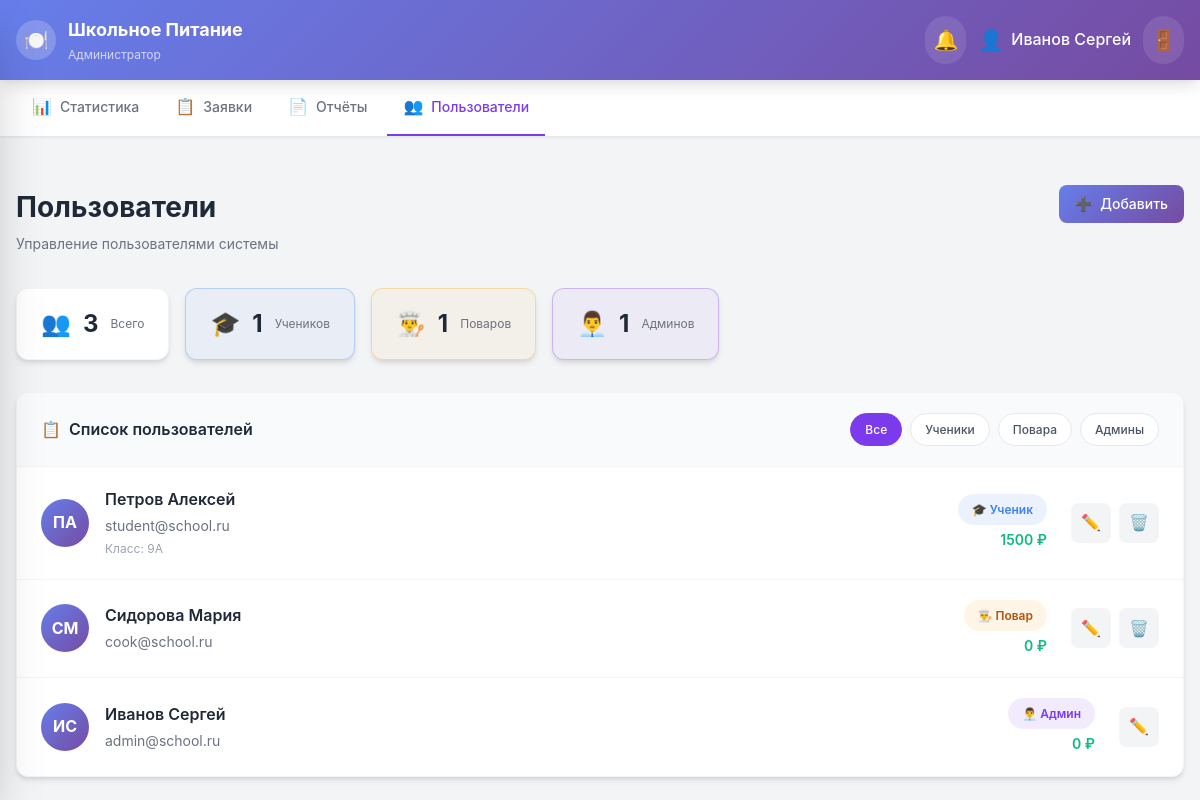
Before: /admin/users (signed in) with the older database file.
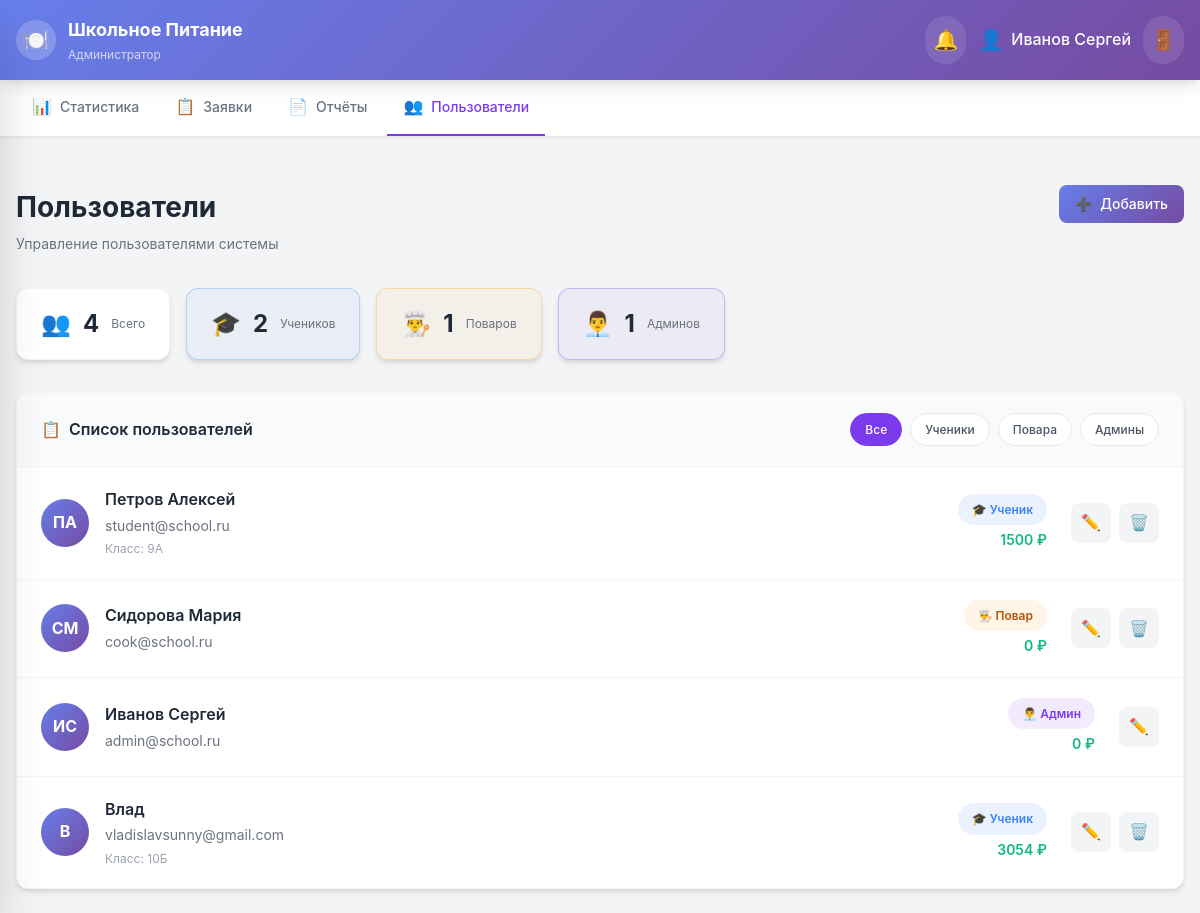
After: the same page with the newer database file.
### app.py (models this page shows)
class User(UserMixin, db.Model):
    id = db.Column(db.Integer, primary_key=True)
    email = db.Column(db.String(120), unique=True, nullable=False)
    password_hash = db.Column(db.String(256), nullable=False)
    name = db.Column(db.String(100), nullable=False)
    role = db.Column(db.String(20), nullable=False, default="student")
    student_class = db.Column(db.String(10))
    balance = db.Column(db.Float, default=0.0)
    allergies = db.Column(db.String(500), default="")
    created_at = db.Column(db.DateTime, default=datetime.utcnow)
    orders = db.relationship("Order", backref="user", lazy=True)
    reviews = db.relationship("Review", backref="user", lazy=True)
    notifications = db.relationship("Notification", backref="user", lazy=True)

### app.py (the view)
@app.route("/admin/users")
@login_required
@role_required("admin")
def admin_users():
    users = User.query.all()
    return render_template("admin/users.html", users=users)

### app.py (called while the page is built)
def role_required(*roles):
    def decorator(f):
        @wraps(f)
        def decorated_function(*args, **kwargs):
            if not current_user.is_authenticated:
                return redirect(url_for("login"))
            if current_user.role not in roles:
                flash("У вас нет доступа к этой странице", "error")
                return redirect(url_for("index"))
            return f(*args, **kwargs)
        return decorated_function
    return decorator

@login_manager.user_loader
def load_user(user_id):
    return User.query.get(int(user_id))

### templates/admin/users.html (shortened to what this page needs)
{% extends 'base.html' %}
{% block content %}
<div class="page-top-spacing">
    <div class="page-header">
        <div class="users-header">
            <div class="users-header-left">
                <h2 class="page-title">Пользователи</h2>
                <p class="users-subtitle">Управление пользователями системы</p>
            </div>
            <button onclick="openAddUserModal()" class="btn btn-primary">
                <span>➕</span> Добавить
            </button>
        </div>
    </div>
</div>
<div class="users-stats-row">
    <div class="users-stat">
        <span class="users-stat-icon">👥</span>
        <span class="users-stat-value">{{ users|length }}</span>
        <span class="users-stat-label">Всего</span>
    </div>
    <div class="users-stat users-stat-students">
        <span class="users-stat-icon">🎓</span>
        <span class="users-stat-value">{{ users|selectattr('role', 'equalto', 'student')|list|length }}</span>
        <span class="users-stat-label">Учеников</span>
    </div>
    <div class="users-stat users-stat-cooks">
        <span class="users-stat-icon">👨‍🍳</span>
        <span class="users-stat-value">{{ users|selectattr('role', 'equalto', 'cook')|list|length }}</span>
        <span class="users-stat-label">Поваров</span>
    </div>
    <div class="users-stat users-stat-admins">
        <span class="users-stat-icon">👨‍💼</span>
        <span class="users-stat-value">{{ users|selectattr('role', 'equalto', 'admin')|list|length }}</span>
        <span class="users-stat-label">Админов</span>
    </div>
</div>
<div class="users-list-container">
    <div class="users-list-header">
        <div class="users-list-title">
            <span>📋</span>
            <h3>Список пользователей</h3>
        </div>
        <div class="users-filter">
            <button class="filter-btn active" onclick="filterUsers('all')">Все</button>
            <button class="filter-btn" onclick="filterUsers('student')">Ученики</button>
            <button class="filter-btn" onclick="filterUsers('cook')">Повара</button>
            <button class="filter-btn" onclick="filterUsers('admin')">Админы</button>
        </div>
    </div>
    <div class="users-list">
        {% for user in users %}
        <div class="user-list-item" data-role="{{ user.role }}" data-user-id="{{ user.id }}">
            <div class="user-list-left">
                <div class="user-list-avatar">
                    {{ user.name.split()[0][0] }}{{ user.name.split()[-1][0] if user.name.split()|length > 1 else '' }}
                </div>
                <div class="user-list-info">
                    <span class="user-list-name">{{ user.name }}</span>
                    <span class="user-list-email">{{ user.email }}</span>
                    {% if user.student_class %}
                    <span class="user-list-class">Класс: {{ user.student_class }}</span>
                    {% endif %}
                </div>
            </div>
            <div class="user-list-right">
                <div class="user-list-meta">
                    <span class="user-role-badge role-{{ user.role }}">
                        {% if user.role == 'student' %}🎓 Ученик
                        {% elif user.role == 'cook' %}👨‍🍳 Повар
                        {% else %}👨‍💼 Админ{% endif %}
                    </span>
                    {% if user.balance is not none %}
                    <span class="user-list-balance">{{ user.balance|int }} ₽</span>
                    {% endif %}
                </div>
                <div class="user-list-actions">
                    <button class="user-action-btn user-action-edit" onclick="openEditUserModal({{ user.id }}, '{{ user.name }}', '{{ user.email }}', '{{ user.role }}', '{{ user.student_class or '' }}')" title="Редактировать">
                        ✏️
                    </button>
                    {% if user.id != current_user.id %}
                    <button class="user-action-btn user-action-delete" onclick="confirmDeleteUser({{ user.id }}, '{{ user.name }}')" title="Удалить">
                        🗑️
                    </button>
                    {% endif %}
                </div>
            </div>
        </div>
        {% endfor %}
    </div>
</div>
{% endblock %}

### templates/base.html (shortened to what this page needs)
<!DOCTYPE html>
<html lang="ru">
<head>
    <link rel="stylesheet" href="{{ url_for('static', filename='css/style.css') }}">
    <link rel="stylesheet" href="{{ url_for('static', filename='css/mobile.css') }}">
    <script src="https://cdn.jsdelivr.net/npm/@tailwindcss/browser@4"></script>
</head>
<body class="body-bg">
    {% if current_user.is_authenticated %}
    <header class="header">
        <div class="header-container">
            <div class="header-content">
                <div class="header-logo">
                    <div class="header-logo-icon">🍽️</div>
                    <div class="header-title">
                        <h1>Школьное Питание</h1>
                        <p>
                            {% if current_user.role == 'student' %}Ученик{% elif current_user.role == 'cook' %}Повар{% else %}Администратор{% endif %}
                        </p>
                    </div>
                </div>
                <div class="header-actions">
                    <div class="header-notifications">
                        <button onclick="toggleNotifications()" class="header-btn">
                            <span>🔔</span>
                        </button>
                    </div>
                    <div class="header-user-info">
                        <span class="header-user-avatar">👤</span>
                        <span class="header-user-name">{{ current_user.name }}</span>
                    </div>
                    <a href="{{ url_for('logout') }}" class="header-logout" title="Выйти">🚪</a>
                </div>
            </div>
        </div>
    </header>
    <nav class="desktop-nav">
        <div class="nav-container">
            <div class="nav-tabs">
                {% if current_user.role == 'student' %}
                <a href="{{ url_for('student_menu') }}" class="nav-tab {% if request.endpoint == 'student_menu' %}active{% endif %}">
                    <span class="nav-icon">🍽️</span> Меню
                </a>
                <a href="{{ url_for('student_orders') }}" class="nav-tab {% if request.endpoint == 'student_orders' %}active{% endif %}">
                    <span class="nav-icon">🛒</span> Мои заказы
                </a>
                <a href="{{ url_for('student_payment') }}" class="nav-tab {% if request.endpoint == 'student_payment' %}active{% endif %}">
                    <span class="nav-icon">💳</span> Оплата
                </a>
                <a href="{{ url_for('student_profile') }}" class="nav-tab {% if request.endpoint == 'student_profile' %}active{% endif %}">
                    <span class="nav-icon">👤</span> Профиль
                </a>
                {% elif current_user.role == 'admin' %}
                <a href="{{ url_for('admin_dashboard') }}" class="nav-tab {% if request.endpoint == 'admin_dashboard' %}active{% endif %}">
                    <span class="nav-icon">📊</span> Статистика
                </a>
                <a href="{{ url_for('admin_requests') }}" class="nav-tab {% if request.endpoint == 'admin_requests' %}active{% endif %}">
                    <span class="nav-icon">📋</span> Заявки
                </a>
                <a href="{{ url_for('admin_reports') }}" class="nav-tab {% if request.endpoint == 'admin_reports' %}active{% endif %}">
                    <span class="nav-icon">📄</span> Отчёты
                </a>
                <a href="{{ url_for('admin_users') }}" class="nav-tab {% if request.endpoint == 'admin_users' %}active{% endif %}">
                    <span class="nav-icon">👥</span> Пользователи
                </a>
                {% endif %}
            </div>
        </div>
    </nav>
    {% endif %}
    <main class="main-container">
        {% block content %}{% endblock %}
    </main>
</body>
</html>

Changed rows visible on the page:
added User: name "В", name "Влад", email "vladislavsunny@gmail.com", student_class "10Б", role "🎓 Ученик", balance "3054"
Other visible differences:
{{ users|length }}: "3" → "4"
{{ users|selectattr('role', 'equalto', 'student')|list|length }}: "1" → "2"
